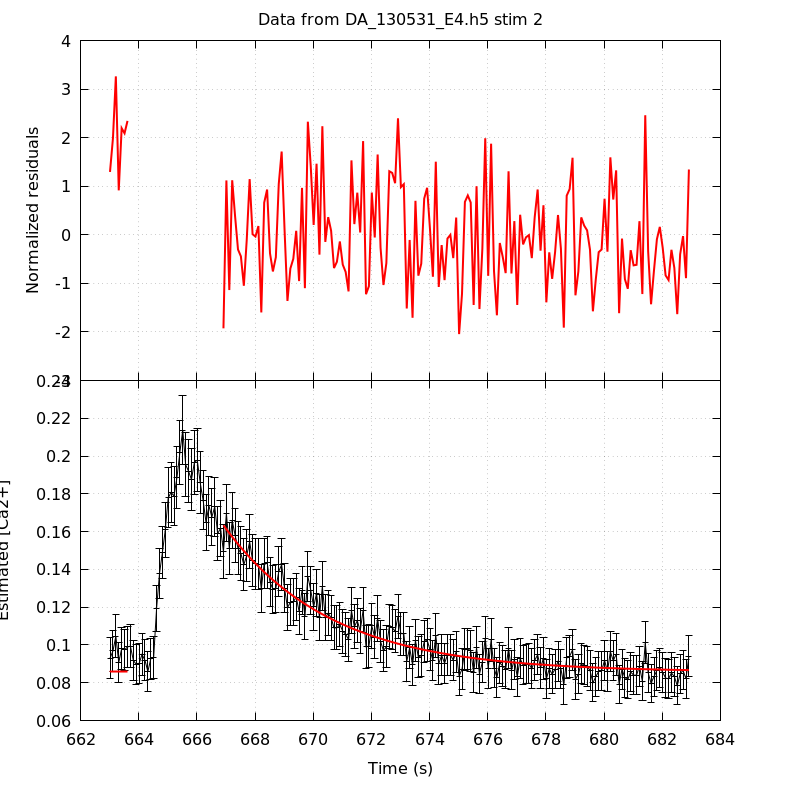

Reproduce this figure in gnuplot.
unset key
set grid
set multiplot title 'Data from DA_130531_E4.h5 stim 2' noenhanced layout 2,1 margins 0.1,0.9,0.1,0.95 spacing 0,0
set ylabel 'Normalized residuals'
set xtics format ''
plot 'DA_130531_E4_aba_RatioFit_s2' using 1:4 with lines linecolor rgb 'red' linewidth 2
set format x '%g'
set xlabel 'Time (s)'
set ylabel 'Estimated [Ca2+]'
plot 'DA_130531_E4_aba_CaRatio_s2' using 1:2:($3*1.96) with yerrorlines \
     linecolor rgb 'black' linewidth 1,                \
     'DA_130531_E4_aba_RatioFit_s2' using 1:3 with lines linecolor rgb 'red'\
     linewidth 2
unset multiplot
